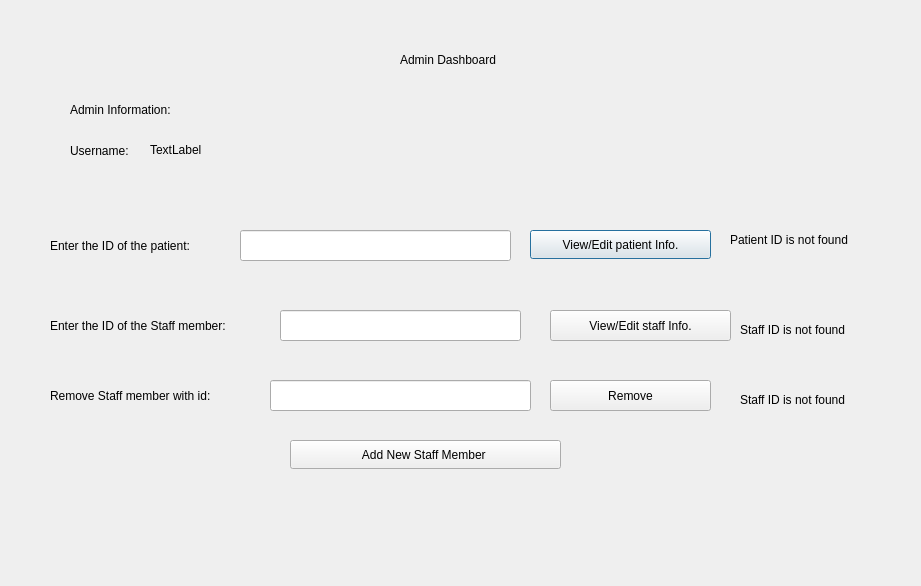
<?xml version="1.0" encoding="UTF-8"?>
<ui version="4.0">
 <class>AdminDashboard</class>
 <widget class="QDialog" name="AdminDashboard">
  <property name="geometry">
   <rect>
    <x>0</x>
    <y>0</y>
    <width>921</width>
    <height>586</height>
   </rect>
  </property>
  <property name="windowTitle">
   <string>Dialog</string>
  </property>
  <widget class="QLabel" name="label">
   <property name="geometry">
    <rect>
     <x>400</x>
     <y>50</y>
     <width>121</width>
     <height>20</height>
    </rect>
   </property>
   <property name="text">
    <string>Admin Dashboard</string>
   </property>
  </widget>
  <widget class="QLabel" name="label_2">
   <property name="geometry">
    <rect>
     <x>50</x>
     <y>230</y>
     <width>231</width>
     <height>31</height>
    </rect>
   </property>
   <property name="text">
    <string>Enter the ID of the patient:</string>
   </property>
  </widget>
  <widget class="QLineEdit" name="AdminToPatientlineEdit">
   <property name="geometry">
    <rect>
     <x>240</x>
     <y>230</y>
     <width>271</width>
     <height>31</height>
    </rect>
   </property>
  </widget>
  <widget class="QPushButton" name="AdminViewPatientPshButton">
   <property name="geometry">
    <rect>
     <x>530</x>
     <y>230</y>
     <width>181</width>
     <height>29</height>
    </rect>
   </property>
   <property name="text">
    <string>View/Edit patient Info.</string>
   </property>
  </widget>
  <widget class="QLabel" name="label_3">
   <property name="geometry">
    <rect>
     <x>50</x>
     <y>310</y>
     <width>271</width>
     <height>31</height>
    </rect>
   </property>
   <property name="text">
    <string>Enter the ID of the Staff member:</string>
   </property>
  </widget>
  <widget class="QLineEdit" name="AdminToStafflineEdit">
   <property name="geometry">
    <rect>
     <x>280</x>
     <y>310</y>
     <width>241</width>
     <height>31</height>
    </rect>
   </property>
   <property name="alignment">
    <set>Qt::AlignLeading|Qt::AlignLeft|Qt::AlignVCenter</set>
   </property>
   <property name="dragEnabled">
    <bool>false</bool>
   </property>
  </widget>
  <widget class="QPushButton" name="AdminViewStaffPshButton">
   <property name="geometry">
    <rect>
     <x>550</x>
     <y>310</y>
     <width>181</width>
     <height>31</height>
    </rect>
   </property>
   <property name="text">
    <string>View/Edit staff Info.</string>
   </property>
  </widget>
  <widget class="QLabel" name="label_4">
   <property name="geometry">
    <rect>
     <x>70</x>
     <y>100</y>
     <width>151</width>
     <height>20</height>
    </rect>
   </property>
   <property name="text">
    <string>Admin Information:</string>
   </property>
  </widget>
  <widget class="QLabel" name="label_5">
   <property name="geometry">
    <rect>
     <x>70</x>
     <y>140</y>
     <width>81</width>
     <height>21</height>
    </rect>
   </property>
   <property name="text">
    <string>Username:</string>
   </property>
  </widget>
  <widget class="QLabel" name="AdminNameLabel">
   <property name="geometry">
    <rect>
     <x>150</x>
     <y>140</y>
     <width>63</width>
     <height>20</height>
    </rect>
   </property>
   <property name="text">
    <string>TextLabel</string>
   </property>
  </widget>
  <widget class="QLabel" name="Errorlabel_8">
   <property name="geometry">
    <rect>
     <x>730</x>
     <y>230</y>
     <width>161</width>
     <height>20</height>
    </rect>
   </property>
   <property name="text">
    <string>Patient ID is not found</string>
   </property>
  </widget>
  <widget class="QPushButton" name="removepushbutton">
   <property name="geometry">
    <rect>
     <x>550</x>
     <y>380</y>
     <width>161</width>
     <height>31</height>
    </rect>
   </property>
   <property name="text">
    <string>Remove</string>
   </property>
  </widget>
  <widget class="QLineEdit" name="removelineedit">
   <property name="geometry">
    <rect>
     <x>270</x>
     <y>380</y>
     <width>261</width>
     <height>31</height>
    </rect>
   </property>
   <property name="alignment">
    <set>Qt::AlignLeading|Qt::AlignLeft|Qt::AlignVCenter</set>
   </property>
   <property name="dragEnabled">
    <bool>false</bool>
   </property>
  </widget>
  <widget class="QLabel" name="label_8">
   <property name="geometry">
    <rect>
     <x>50</x>
     <y>380</y>
     <width>271</width>
     <height>31</height>
    </rect>
   </property>
   <property name="text">
    <string>Remove Staff member with id: </string>
   </property>
  </widget>
  <widget class="QLabel" name="Errorlabel_9">
   <property name="geometry">
    <rect>
     <x>740</x>
     <y>320</y>
     <width>161</width>
     <height>20</height>
    </rect>
   </property>
   <property name="text">
    <string>Staff ID is not found</string>
   </property>
  </widget>
  <widget class="QLabel" name="Errorlabel_10">
   <property name="geometry">
    <rect>
     <x>740</x>
     <y>390</y>
     <width>161</width>
     <height>20</height>
    </rect>
   </property>
   <property name="text">
    <string>Staff ID is not found</string>
   </property>
  </widget>
  <widget class="QPushButton" name="pushButton_2">
   <property name="geometry">
    <rect>
     <x>290</x>
     <y>440</y>
     <width>271</width>
     <height>29</height>
    </rect>
   </property>
   <property name="text">
    <string>Add New Staff Member </string>
   </property>
  </widget>
 </widget>
 <resources/>
 <connections/>
</ui>
